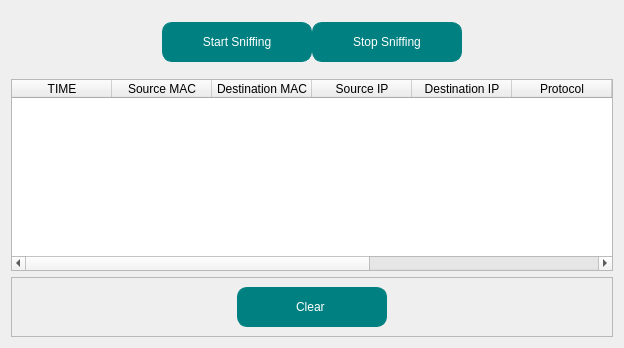
                          <widget class="QWidget" name="capture">
                           <layout class="QVBoxLayout" name="verticalLayout_25">
                            <item>
                             <widget class="QFrame" name="frame_19">
                              <property name="styleSheet">
                               <string notr="true">background-color : transparent;
</string>
                              </property>
                              <property name="frameShape">
                               <enum>QFrame::StyledPanel</enum>
                              </property>
                              <property name="frameShadow">
                               <enum>QFrame::Raised</enum>
                              </property>
                              <layout class="QHBoxLayout" name="horizontalLayout_20">
                               <property name="spacing">
                                <number>0</number>
                               </property>
                               <property name="leftMargin">
                                <number>150</number>
                               </property>
                               <property name="topMargin">
                                <number>10</number>
                               </property>
                               <property name="rightMargin">
                                <number>150</number>
                               </property>
                               <property name="bottomMargin">
                                <number>10</number>
                               </property>
                               <item alignment="Qt::AlignLeft">
                                <widget class="QPushButton" name="start">
                                 <property name="minimumSize">
                                  <size>
                                   <width>150</width>
                                   <height>40</height>
                                  </size>
                                 </property>
                                 <property name="styleSheet">
                                  <string notr="true">border-radius:10px;
border: 1px solid #008080;
background-color: #008080;
color: #ffffff;</string>
                                 </property>
                                 <property name="text">
                                  <string>Start Sniffing</string>
                                 </property>
                                 <property name="checkable">
                                  <bool>true</bool>
                                 </property>
                                </widget>
                               </item>
                               <item alignment="Qt::AlignRight|Qt::AlignVCenter">
                                <widget class="QPushButton" name="stop">
                                 <property name="minimumSize">
                                  <size>
                                   <width>150</width>
                                   <height>40</height>
                                  </size>
                                 </property>
                                 <property name="styleSheet">
                                  <string notr="true">border-radius:10px;
border: 1px solid #008080;
background-color: #008080;
color: #ffffff;</string>
                                 </property>
                                 <property name="text">
                                  <string>Stop Sniffing</string>
                                 </property>
                                 <property name="checkable">
                                  <bool>true</bool>
                                 </property>
                                </widget>
                               </item>
                              </layout>
                             </widget>
                            </item>
                            <item>
                             <widget class="QTableWidget" name="tableWidget">
                              <column>
                               <property name="text">
                                <string>TIME</string>
                               </property>
                              </column>
                              <column>
                               <property name="text">
                                <string>Source MAC</string>
                               </property>
                              </column>
                              <column>
                               <property name="text">
                                <string>Destination MAC</string>
                               </property>
                              </column>
                              <column>
                               <property name="text">
                                <string>Source IP</string>
                               </property>
                              </column>
                              <column>
                               <property name="text">
                                <string>Destination IP</string>
                               </property>
                              </column>
                              <column>
                               <property name="text">
                                <string>Protocol</string>
                               </property>
                              </column>
                              <column>
                               <property name="text">
                                <string>Length</string>
                               </property>
                              </column>
                              <column>
                               <property name="text">
                                <string>Source Port</string>
                               </property>
                              </column>
                              <column>
                               <property name="text">
                                <string>Destination Port</string>
                               </property>
                              </column>
                              <column>
                               <property name="text">
                                <string>Packet Type </string>
                               </property>
                              </column>
                             </widget>
                            </item>
                            <item>
                             <widget class="QFrame" name="frame_20">
                              <property name="frameShape">
                               <enum>QFrame::StyledPanel</enum>
                              </property>
                              <property name="frameShadow">
                               <enum>QFrame::Raised</enum>
                              </property>
                              <layout class="QHBoxLayout" name="horizontalLayout_27">
                               <item>
                                <widget class="QPushButton" name="clear_sniffing">
                                 <property name="minimumSize">
                                  <size>
                                   <width>150</width>
                                   <height>40</height>
                                  </size>
                                 </property>
                                 <property name="maximumSize">
                                  <size>
                                   <width>150</width>
                                   <height>40</height>
                                  </size>
                                 </property>
                                 <property name="styleSheet">
                                  <string notr="true">border-radius:10px;
border: 1px solid #008080;
background-color: #008080;
color: #ffffff;</string>
                                 </property>
                                 <property name="text">
                                  <string>Clear </string>
                                 </property>
                                </widget>
                               </item>
                              </layout>
                             </widget>
                            </item>
                           </layout>
                          </widget>
